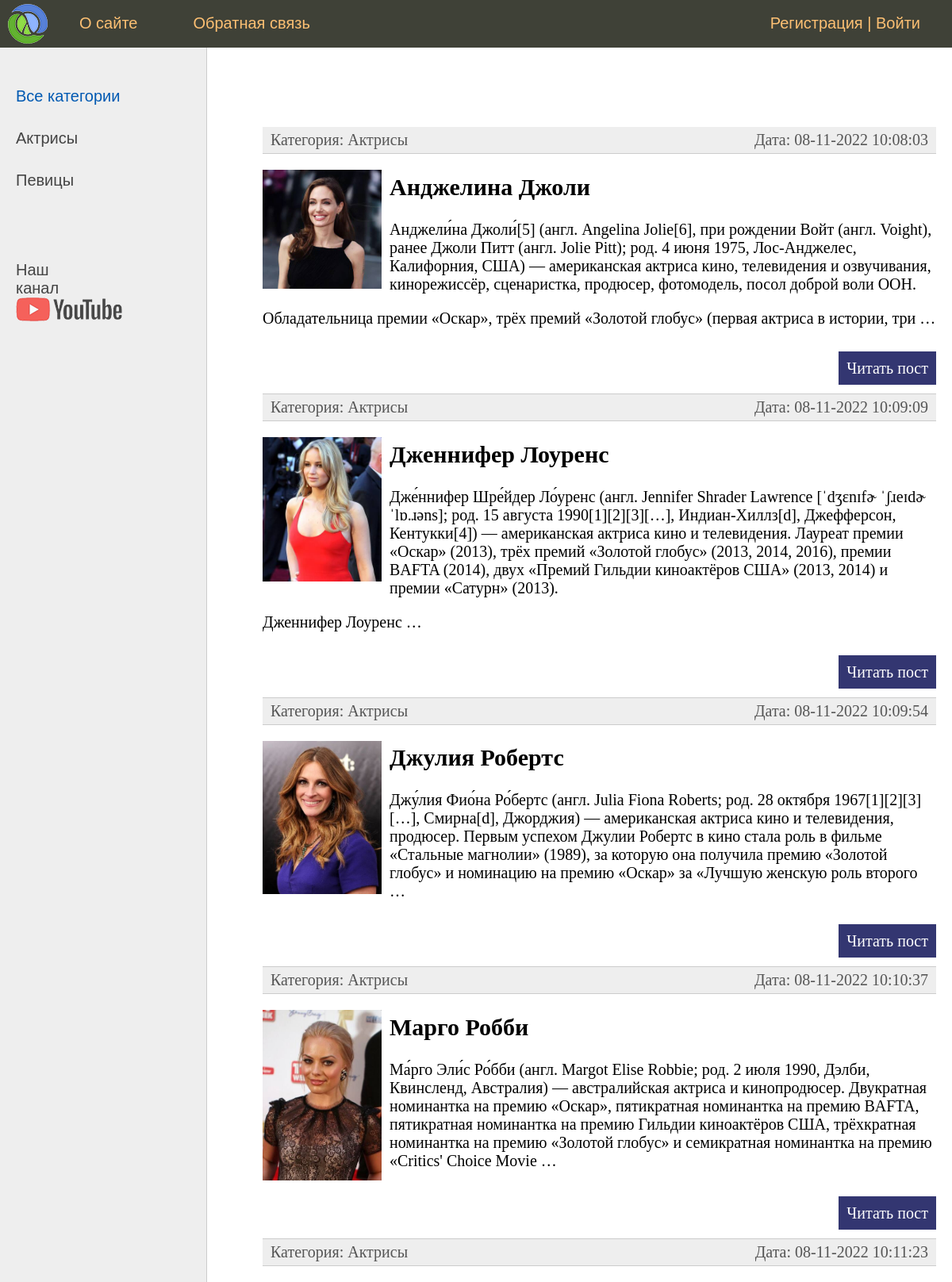
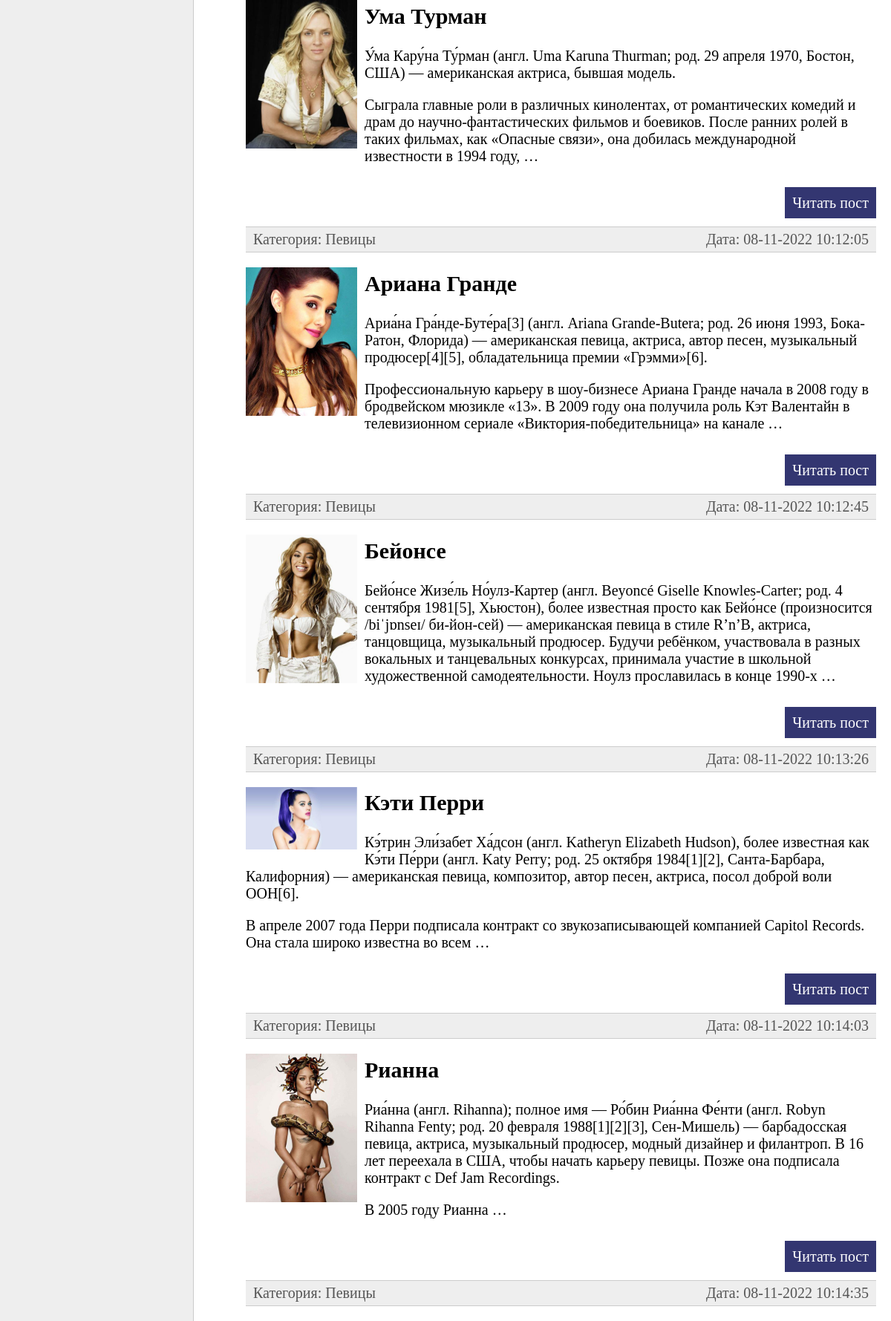
The page / (upper part) on the database its author committed (2 pictures, top to bottom).
### women/models.py (models this page shows, shortened)
class Category(models.Model):
    name = models.CharField(max_length=100, db_index=True, verbose_name='Категория')
    slug = models.SlugField(max_length=255, unique=True, db_index=True, verbose_name='URL')
    def __str__(self):
        return self.name
    def get_absolute_url(self):
        return reverse('category', kwargs={'cat_slug': self.slug})
    class Meta:
        verbose_name = 'Категория'
        verbose_name_plural = 'Категории'
        ordering = ['id']

class Women(models.Model):
    title = models.CharField(max_length=255, verbose_name='Заголовок')
    slug = models.SlugField(max_length=255, unique=True, db_index=True, verbose_name='URL')
    content = models.TextField(blank=True, verbose_name='Текст статьи')
    photo = models.ImageField(upload_to="photos/%Y/%m/%d/", verbose_name='Фото')
    time_create = models.DateTimeField(auto_now_add=True, verbose_name='Время создания')
    time_update = models.DateTimeField(auto_now=True, verbose_name='Время изменения')
    is_published = models.BooleanField(default=True, verbose_name='Публикация')
    cat = models.ForeignKey('Category', on_delete=models.PROTECT, verbose_name='Категории')
    def get_absolute_url(self):
        return reverse('post', kwargs={'post_slug': self.slug})
    class Meta:
        verbose_name = 'Известные женщины'
        verbose_name_plural = 'Известные женщины'
        ordering = ['id']

### women/views.py (the view)
# urls.py: path('', WomenHome.as_view(), name='home'),  # http://127.0.0.1:8000/
class WomenHome(DataMixin, ListView):
    model = Women
    template_name = 'women/index.html'
    context_object_name = 'posts'
    def get_context_data(self, *, object_list=None, **kwargs):
        context = super().get_context_data(**kwargs)
        c_def = self.get_user_context(title="Главная страница")
        return {**context, **c_def}
    def get_queryset(self):
        return Women.objects.filter(is_published=True).select_related('cat')

### women/utils.py (called while the page is built)
    def get_user_context(self, **kwargs):
        context = kwargs
        cats = Category.objects.annotate(Count('women'))
        user_menu = menu.copy()
        if not self.request.user.is_authenticated:
            user_menu.pop(1)
        context['menu'] = user_menu
        context['cats'] = cats
        if 'cat_selected' not in context:
            context['cat_selected'] = 0
        return context

### women/templates/women/index.html (shortened to what this page needs)
{% extends 'women/base.html' %}
{% block content %}
<ul class="list-articles">
	{% for p in posts %}
			<li><div class="article-panel">
				<p class="first">Категория: {{ p.cat }}</p>
				<p class="last">Дата: {{ p.time_update|date:"d-m-Y H:i:s" }}</p>
			</div></li>
	{% if p.photo %}
		<p><img class="img-article-left thumb" src="{{ p.photo.url }}"></p>
	{% endif %}
			<li><h2>{{p.title}}</h2>
			{% autoescape on %}
			{{p.content|linebreaks|truncatewords:50}}
			{% endautoescape %}
			<p class="link-read-post"><a href="{{ p.get_absolute_url }}">Читать пост</a></p>
			</li>
	{% endfor %}
</ul>
{% endblock %}

### women/templates/women/base.html (shortened to what this page needs)
{% load static %}
{% load women_tags %}
<!DOCTYPE html>
<html>
<head>
	<link type="text/css" href="{% static 'women/css/styles.css' %}" rel="stylesheet" />
</head>
<body>
<table class="table-page" border=0 cellpadding="0" cellspacing="0">
<tr><td valign=top>
{% block mainmenu %}
		<div class="header">
			<ul id="mainmenu" class="mainmenu">
			<li class="logo"><a href="{% url 'home' %}"><div class="logo"></div></a></li>
{% for m in menu %}
			<li><a href="{% url m.url_name %}">{{m.title}}</a></li>
{% endfor %}
				<li class="last">
			{% if request.user.is_authenticated %}
				{{ user.username }} | <a href="{% url 'logout' %}">Выйти</a>
			{% else %}
				<a href="{% url 'register' %}">Регистрация</a> | <a href="{% url 'login' %}">Войти</a>
			{% endif %}
				</li>
			</ul>
		</div>
{% endblock mainmenu %}
<table class="table-content" border=0 cellpadding="0" cellspacing="0">
<tr>
	<td valign="top" class="left-chapters">
	<ul id="leftchapters">
{% if cat_selected == 0 %}
		<li class="selected">Все категории</li>
{% else %}
		<li><a href="{% url 'home' %}">Все категории</a></li>
{% endif %}
{% for c in cats %}
{% if c.women__count > 0 %}
	{% if c.pk == cat_selected %}
		<li class="selected">{{ c.name }}</li>
	{% else %}
		<li><a href="{{ c.get_absolute_url }}">{{ c.name }}</li>
	{% endif %}
{% endif %}
{% endfor %}
		<li class="share">
		<p>Наш канал</p>
		<a class="share-yt" href="https://www.youtube.com/channel/UClJzWfGWuGJL2t-3dYKcHTA/playlists" target="_blank" rel="nofollow"></a>
		</li>
	</ul>
</td>
<td valign="top" class="content">
	<div class="content-text">
{% block content %}
{% endblock content %}
	</div>
</td></tr></table>
</td></tr>
</table>
</body>
</html>

### women/static/women/css/styles.css (style rules this page uses)
html, body { font-family: 'Arial'; margin: 0; padding: 0; height: 100%; width: 100%; color: #444; }
a { color: #0059b2; text-decoration: none; }
img { max-width: 600px; height: auto; }
img.img-article-left { max-width: 300px; height: auto; float: left; padding: 0 10px 10px 0; }
img.img-article-left.thumb { max-width: 150px; height: auto; }
p.link-read-post { text-align: right; }
p.link-read-post a { padding: 10px; min-width: 100px; background: #333671; color: #fff; text-decoration: none; }
div.article-panel { background: #eee; padding: 5px 10px 5px 10px; box-sizing: border-box; overflow: hidden; color: #555; }
div.article-panel p.first { margin: 0; float: left; }
div.article-panel p.last { margin: 0; float: right; }
ul.list-articles { list-style: none; margin: 0; padding: 0; }
ul.list-articles li { border-bottom: 1px solid #ccc; }
.table-page { width: 100%; height: 100%; vertical-align: top; }
.table-page tr { height: 100%; }
.header { background: #3F4137; height: 60px; }
.logo { background: url('../images/logo.png') no-repeat 10px 5px; width: 70px; height: 60px; }
ul.mainmenu { list-style: none; margin: 0; padding: 0; height: 60px; color: #fdc073; font-size: 20px; overflow: hidden; }
ul.mainmenu li { float: left; margin: 18px 40px 0 30px; }
ul.mainmenu li.logo { margin: 0; }
ul.mainmenu li.last { float: right; }
ul.mainmenu li a { color: #fdc073; text-decoration: none; }
.table-content { width: 100%; min-height: 100%; height: 100%; }
.left-chapters { margin: 0; background: #eee; border-right: 1px solid #ccc; min-height: 100%; }
.left-chapters ul { width: 230px; min-height: 100%; margin: 0; padding: 20px 10px 10px 20px; list-style: none; font-size: 20px; }
.left-chapters ul li { margin: 30px 0 0 0; color: #999; }
.left-chapters ul li.selected { color: #0059b2; }
.left-chapters ul li a { color: #444; text-decoration: none; }
.left-chapters ul li.share { margin: 60px 0 0 0; }
.left-chapters ul li.share p { margin: 30px 0 30px 0; }
.left-chapters ul li.share a { display: inline-block; width: 40px; height: 40px; margin: 0 20px 0 0; }
.left-chapters ul li.share a.share-yt { width: 100%; height: 30px; background: url('../images/share_yt.png') no-repeat 0 0 }
.content { padding: 40px 20px 20px 40px; width: 100%; box-sizing: border-box; }
.content-text { margin: 60px 0 0 30px; color: #000; font-size: 20px; font-family: Yandex Sans Display Light; }

### rows shown on the page
Category: name "Актрисы"
Category: name "Певицы"
Women: cat "Актрисы", time_update "08-11-2022 10:08:03", photo (picture), title "Анджелина Джоли", content "Анджели́на Джоли́[5] (англ. Angelina Jolie[6], при рождении Войт (англ. Voight), ранее Джоли Питт (англ. Jolie Pitt); род. 4 июня 1975, Лос-Анджелес, Калифорния, США) — американская актриса кино, телевидения и озвучивания, кинорежиссёр, сценаристка, продюсер, фотомодель, посол доброй воли ООН. Обладательница премии «Оскар», трёх премий «Золотой глобус» (первая актриса в истории, три …"
Women: cat "Актрисы", time_update "08-11-2022 10:09:09", photo (picture), title "Дженнифер Лоуренс", content "Дже́ннифер Шре́йдер Ло́уренс (англ. Jennifer Shrader Lawrence [ˈdʒɛnɪfɚ ˈʃɹeɪdɚ ˈlɒ.ɹəns]; род. 15 августа 1990[1][2][3][…], Индиан-Хиллз[d], Джефферсон, Кентукки[4]) — американская актриса кино и телевидения. Лауреат премии «Оскар» (2013), трёх премий «Золотой глобус» (2013, 2014, 2016), премии BAFTA (2014), двух «Премий Гильдии киноактёров США» (2013, 2014) и премии «Сатурн» (2013). Дженнифер Лоуренс …"
Women: cat "Актрисы", time_update "08-11-2022 10:09:54", photo (picture), title "Джулия Робертс", content "Джу́лия Фио́на Ро́бертс (англ. Julia Fiona Roberts; род. 28 октября 1967[1][2][3][…], Смирна[d], Джорджия) — американская актриса кино и телевидения, продюсер. Первым успехом Джулии Робертс в кино стала роль в фильме «Стальные магнолии» (1989), за которую она получила премию «Золотой глобус» и номинацию на премию «Оскар» за «Лучшую женскую роль второго …"
Women: cat "Актрисы", time_update "08-11-2022 10:10:37", photo (picture), title "Марго Робби", content "Ма́рго Эли́с Ро́бби (англ. Margot Elise Robbie; род. 2 июля 1990, Дэлби, Квинсленд, Австралия) — австралийская актриса и кинопродюсер. Двукратная номинантка на премию «Оскар», пятикратная номинантка на премию BAFTA, пятикратная номинантка на премию Гильдии киноактёров США, трёхкратная номинантка на премию «Золотой глобус» и семикратная номинантка на премию «Critics' Choice Movie …"
Women: cat "Актрисы", time_update "08-11-2022 10:11:23", photo (picture), title "Ума Турман", content "У́ма Кару́на Ту́рман (англ. Uma Karuna Thurman; род. 29 апреля 1970, Бостон, США) — американская актриса, бывшая модель. Сыграла главные роли в различных кинолентах, от романтических комедий и драм до научно-фантастических фильмов и боевиков. После ранних ролей в таких фильмах, как «Опасные связи», она добилась международной известности в 1994 году, …"
Women: cat "Певицы", time_update "08-11-2022 10:12:05", photo (picture), title "Ариана Гранде", content "Ариа́на Гра́нде-Буте́ра[3] (англ. Ariana Grande-Butera; род. 26 июня 1993, Бока-Ратон, Флорида) — американская певица, актриса, автор песен, музыкальный продюсер[4][5], обладательница премии «Грэмми»[6]. Профессиональную карьеру в шоу-бизнесе Ариана Гранде начала в 2008 году в бродвейском мюзикле «13». В 2009 году она получила роль Кэт Валентайн в телевизионном сериале «Виктория-победительница» на канале …"
Women: cat "Певицы", time_update "08-11-2022 10:12:45", photo (picture), title "Бейонсе", content "Бейо́нсе Жизе́ль Но́улз-Картер (англ. Beyoncé Giselle Knowles-Carter; род. 4 сентября 1981[5], Хьюстон), более известная просто как Бейо́нсе (произносится /biˈjɒnseɪ/ би-йон-сей) — американская певица в стиле R’n’B, актриса, танцовщица, музыкальный продюсер. Будучи ребёнком, участвовала в разных вокальных и танцевальных конкурсах, принимала участие в школьной художественной самодеятельности. Ноулз прославилась в конце 1990-х …"
Women: cat "Певицы", time_update "08-11-2022 10:13:26", photo (picture), title "Кэти Перри", content "Кэ́трин Эли́забет Ха́дсон (англ. Katheryn Elizabeth Hudson), более известная как Кэ́ти Пе́рри (англ. Katy Perry; род. 25 октября 1984[1][2], Санта-Барбара, Калифорния) — американская певица, композитор, автор песен, актриса, посол доброй воли ООН[6]. В апреле 2007 года Перри подписала контракт со звукозаписывающей компанией Capitol Records. Она стала широко известна во всем …"
Women: cat "Певицы", time_update "08-11-2022 10:14:03", photo (picture), title "Рианна", content "Риа́нна (англ. Rihanna); полное имя — Ро́бин Риа́нна Фе́нти (англ. Robyn Rihanna Fenty; род. 20 февраля 1988[1][2][3], Сен-Мишель) — барбадосская певица, актриса, музыкальный продюсер, модный дизайнер и филантроп. В 16 лет переехала в США, чтобы начать карьеру певицы. Позже она подписала контракт с Def Jam Recordings. В 2005 году Рианна …"
Women: cat "Певицы", time_update "08-11-2022 10:14:35"

### other values the page prints
{{ m.title }} "О сайте" "Обратная связь"
